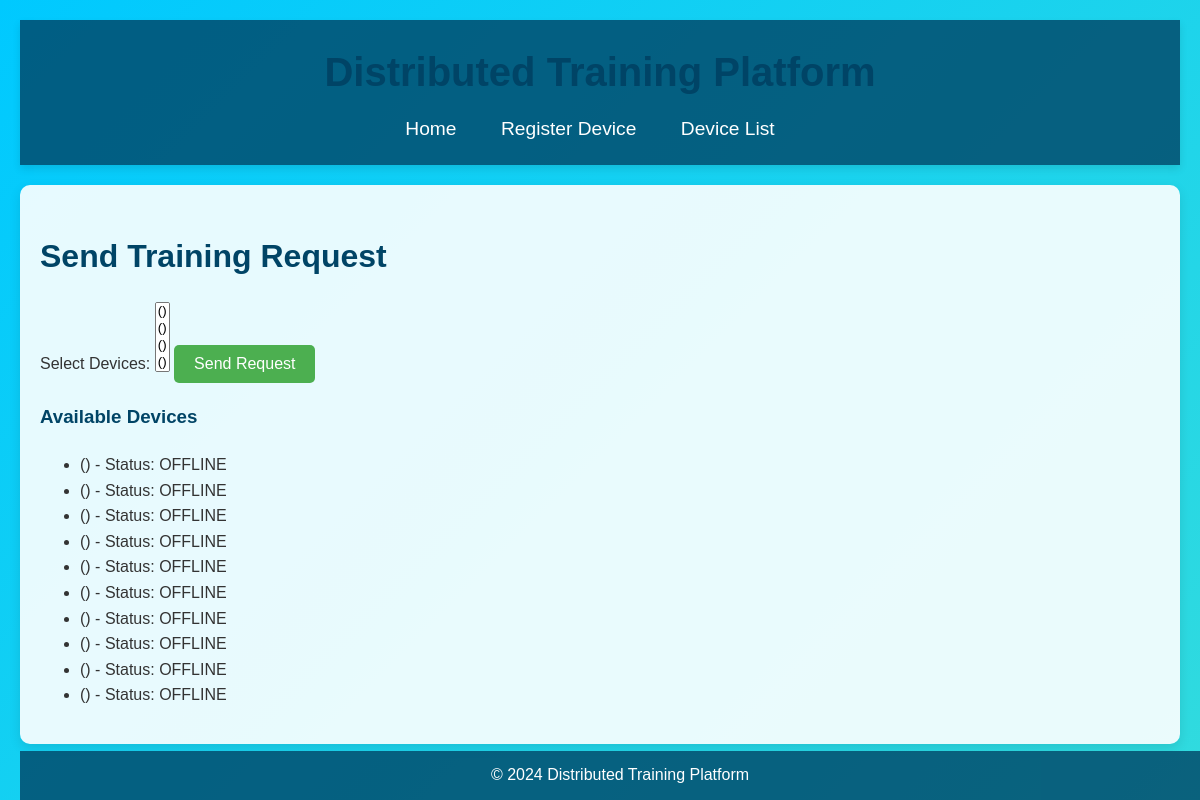
The app's page /send_request/1/, older data.
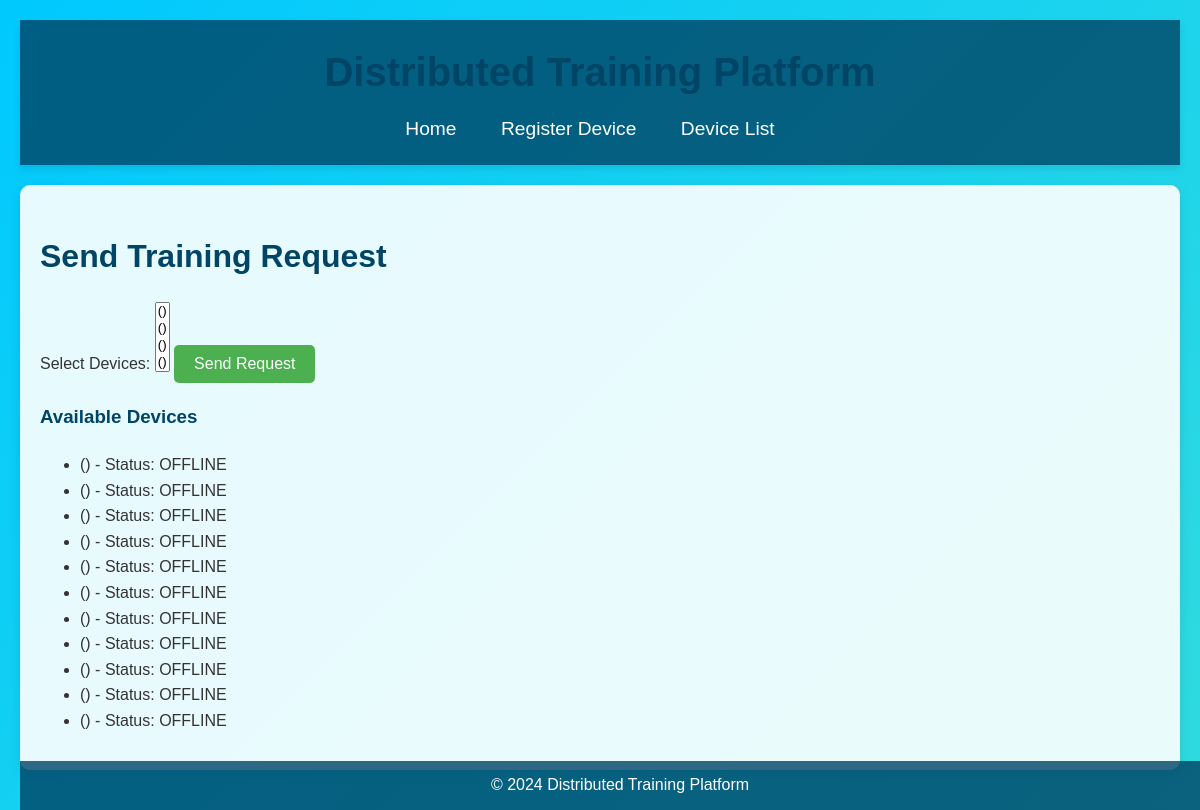
The same page, newer data.
### device/models.py (models this page shows, shortened)
class Device(models.Model):
    name = models.CharField(max_length=100)
    type = models.CharField(max_length=100)  # Device type (e.g., laptop, desktop)
    available = models.BooleanField(default=False)  # Indicates if the device is ready to accept jobs
    last_seen = models.DateTimeField(auto_now=True)  # Timestamp of the last heartbeat received
    ip_address = models.GenericIPAddressField()
    status = models.CharField(max_length=20, choices=[
        ('AVAILABLE', 'Available'),        # Device is idle and ready for training
        ('CONNECTED', 'Connected'),        # Device is connected to the system
        ('TRAINING', 'Training'),          # Device is currently training a model
        ('OFFLINE', 'Offline')             # Device is offline or not responding
    ], default='OFFLINE')  # Default status is offline
    ram = models.FloatField()  # RAM in GB
    storage = models.FloatField()  # Storage in GB
    cpu_cores = models.IntegerField(default=0)  # Number of CPU cores
    gpu = models.BooleanField(default=False)  # Whether the device has a GPU
    gpu_details = models.CharField(max_length=100, blank=True, null=True)  # Optional details about the GPU
    subnet = models.CharField(max_length=50)  # Subnet address for verification (e.g., '192.168.1.')
    last_connected = models.DateTimeField(default=timezone.now)  # Time when the device last connected to the system

### device/views.py (the view, shortened to what this page needs)
# urls.py: path('send_request/<int:device_id>/', views.send_connection_request, name='send_request'),
def send_connection_request(request, device_id):
    device = get_object_or_404(Device, id=device_id)
    devices = Device.objects.all()
    return render(request, 'device/send_request.html', {'devices': devices})

### device/templates/device/send_request.html (shortened to what this page needs)
{% extends 'base.html' %}
{% block content %}
<h2>Send Training Request</h2>
<form id="send-request-form" method="post">
    <label for="nodes">Select Devices:</label>
    <select name="nodes" id="nodes" multiple required>
        {% for device in devices %}
            <option value="{{ device.device.id }}">{{ device.device.name }} ({{ device.device.ip_address }})</option>
        {% endfor %}
    </select>
    <button type="submit">Send Request</button>
</form>
{% if devices %}
    <h3>Available Devices</h3>
    <ul>
        {% for device in devices %}
            <li>{{ device.device.name }} ({{ device.device.ip_address }}) - Status: {{ device.status }}</li>
        {% endfor %}
    </ul>
{% else %}
    <p>No devices available to send requests.</p>
{% endif %}
{% endblock %}

Row changes from the older to the newer data that the page shows:
added Device: status "OFFLINE", shown under "Available Devices"
